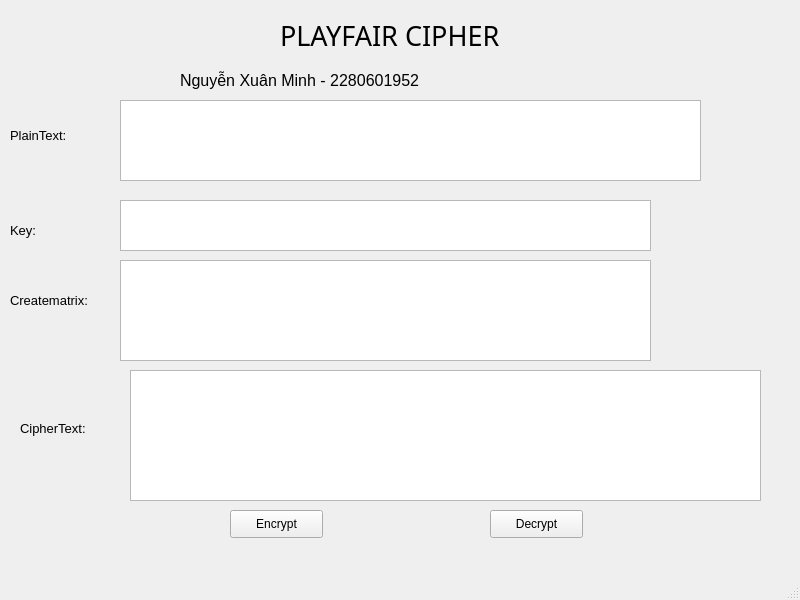
<?xml version="1.0" encoding="UTF-8"?>
<ui version="4.0">
 <class>MainWindow</class>
 <widget class="QMainWindow" name="MainWindow">
  <property name="geometry">
   <rect>
    <x>0</x>
    <y>0</y>
    <width>800</width>
    <height>600</height>
   </rect>
  </property>
  <property name="windowTitle">
   <string>MainWindow</string>
  </property>
  <widget class="QWidget" name="centralwidget">
   <widget class="QPushButton" name="btn_decrypt">
    <property name="geometry">
     <rect>
      <x>490</x>
      <y>510</y>
      <width>93</width>
      <height>28</height>
     </rect>
    </property>
    <property name="text">
     <string>Decrypt</string>
    </property>
   </widget>
   <widget class="QLabel" name="label">
    <property name="geometry">
     <rect>
      <x>280</x>
      <y>10</y>
      <width>241</width>
      <height>51</height>
     </rect>
    </property>
    <property name="font">
     <font>
      <family>Impact</family>
      <pointsize>20</pointsize>
     </font>
    </property>
    <property name="text">
     <string>PLAYFAIR CIPHER</string>
    </property>
    <property name="textFormat">
     <enum>Qt::PlainText</enum>
    </property>
   </widget>
   <widget class="QLabel" name="label_5">
    <property name="geometry">
     <rect>
      <x>20</x>
      <y>420</y>
      <width>91</width>
      <height>16</height>
     </rect>
    </property>
    <property name="font">
     <font>
      <pointsize>10</pointsize>
     </font>
    </property>
    <property name="text">
     <string>CipherText:</string>
    </property>
   </widget>
   <widget class="QLabel" name="label_4">
    <property name="geometry">
     <rect>
      <x>10</x>
      <y>220</y>
      <width>91</width>
      <height>21</height>
     </rect>
    </property>
    <property name="font">
     <font>
      <pointsize>10</pointsize>
     </font>
    </property>
    <property name="text">
     <string>Key:</string>
    </property>
   </widget>
   <widget class="QTextEdit" name="txt_key">
    <property name="geometry">
     <rect>
      <x>120</x>
      <y>200</y>
      <width>531</width>
      <height>51</height>
     </rect>
    </property>
   </widget>
   <widget class="QLabel" name="label_3">
    <property name="geometry">
     <rect>
      <x>10</x>
      <y>120</y>
      <width>111</width>
      <height>31</height>
     </rect>
    </property>
    <property name="font">
     <font>
      <pointsize>10</pointsize>
     </font>
    </property>
    <property name="text">
     <string>PlainText:</string>
    </property>
   </widget>
   <widget class="QTextEdit" name="txt_plain_text">
    <property name="geometry">
     <rect>
      <x>120</x>
      <y>100</y>
      <width>581</width>
      <height>81</height>
     </rect>
    </property>
   </widget>
   <widget class="QLabel" name="label_2">
    <property name="geometry">
     <rect>
      <x>180</x>
      <y>60</y>
      <width>441</width>
      <height>41</height>
     </rect>
    </property>
    <property name="font">
     <font>
      <pointsize>12</pointsize>
     </font>
    </property>
    <property name="text">
     <string>Nguyễn Xuân Minh - 2280601952 </string>
    </property>
   </widget>
   <widget class="QTextEdit" name="txt_cipher_text">
    <property name="geometry">
     <rect>
      <x>130</x>
      <y>370</y>
      <width>631</width>
      <height>131</height>
     </rect>
    </property>
   </widget>
   <widget class="QPushButton" name="btn_encrypt">
    <property name="geometry">
     <rect>
      <x>230</x>
      <y>510</y>
      <width>93</width>
      <height>28</height>
     </rect>
    </property>
    <property name="text">
     <string>Encrypt</string>
    </property>
   </widget>
   <widget class="QTextEdit" name="txt_matrix">
    <property name="geometry">
     <rect>
      <x>120</x>
      <y>260</y>
      <width>531</width>
      <height>101</height>
     </rect>
    </property>
   </widget>
   <widget class="QLabel" name="label_6">
    <property name="geometry">
     <rect>
      <x>10</x>
      <y>290</y>
      <width>101</width>
      <height>21</height>
     </rect>
    </property>
    <property name="font">
     <font>
      <pointsize>10</pointsize>
     </font>
    </property>
    <property name="text">
     <string>Creatematrix:</string>
    </property>
   </widget>
  </widget>
  <widget class="QMenuBar" name="menubar">
   <property name="geometry">
    <rect>
     <x>0</x>
     <y>0</y>
     <width>800</width>
     <height>26</height>
    </rect>
   </property>
  </widget>
  <widget class="QStatusBar" name="statusbar"/>
 </widget>
 <resources/>
 <connections/>
</ui>
